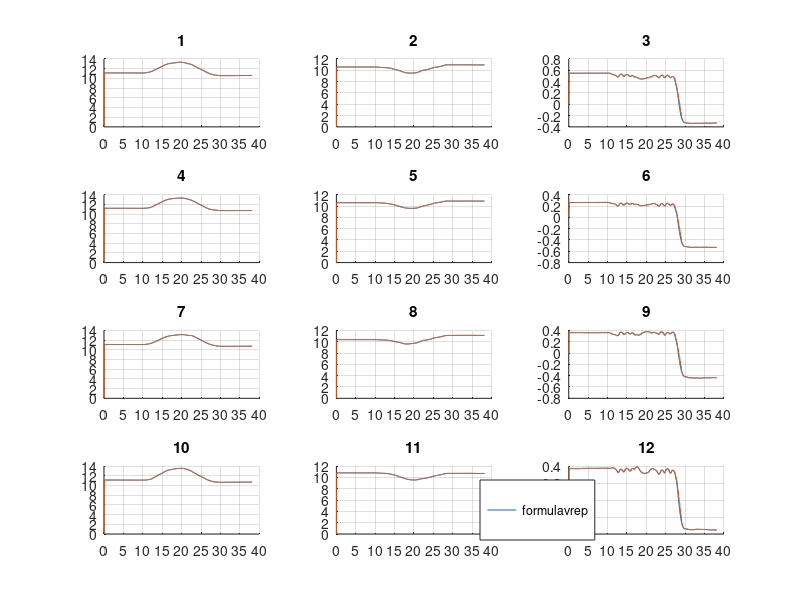
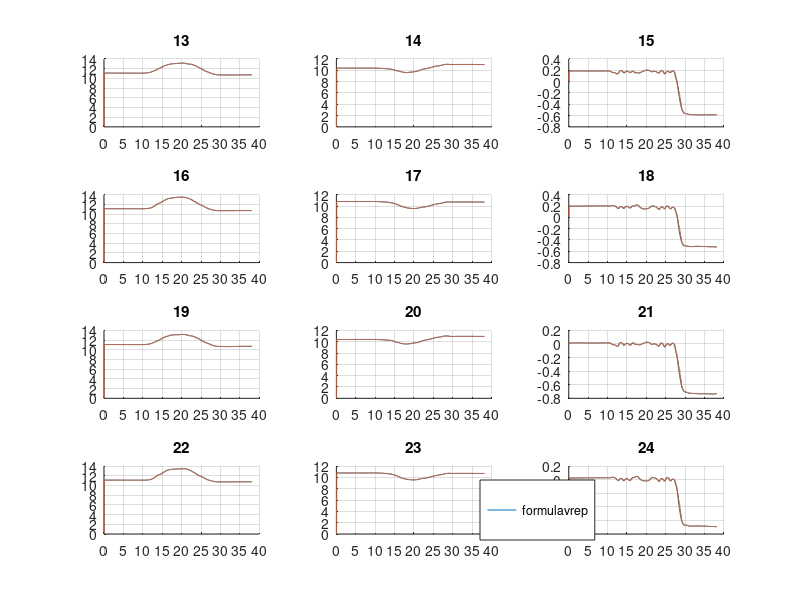
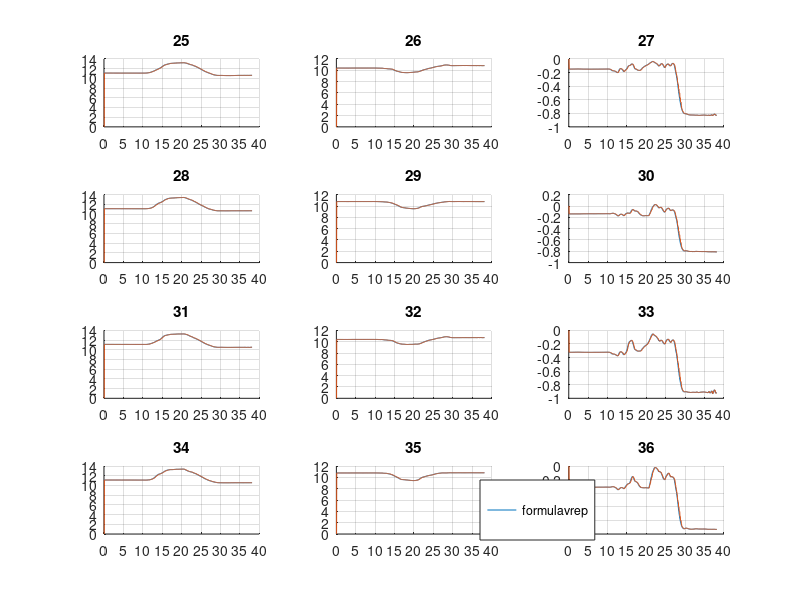
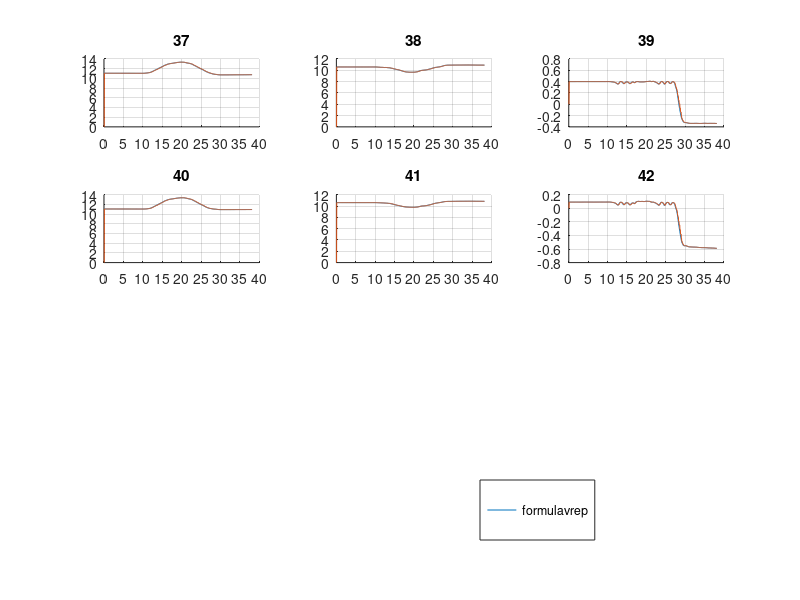

Recreate these plots in MATLAB, in order.
% clear all
% close all
% clc
cd /home/robot/workspaces/ur5_mpc_vrep
low = load('data_low.csv');

formula_human = low(6:end,273:314);
vrep_human = low(6:end,315:356);

%% Plot cposes
len = 100;
fig_1 = figure('Name', '1-4')
a=1;
subplot(4,3,a);
grid on;
hold on;
plot(formula_human(:,a));
plot(vrep_human(:,a));
title(int2str(a));
set(gca,'XTick',0:100:100*len);
set(gca,'XTickLabel',0:0.05*100:len*100*0.05);

a=a+1;
subplot(4,3,a);
grid on;
hold on;
plot(formula_human(:,a));
plot(vrep_human(:,a));
title(int2str(a));
set(gca,'XTick',0:100:100*len);
set(gca,'XTickLabel',0:0.05*100:len*100*0.05);
a=a+1;
subplot(4,3,a);
grid on;
hold on;
plot(formula_human(:,a));
plot(vrep_human(:,a));
title(int2str(a));
set(gca,'XTick',0:100:100*len);
set(gca,'XTickLabel',0:0.05*100:len*100*0.05);

% 4
a=a+1;
subplot(4,3,a);
grid on;
hold on;
plot(formula_human(:,a));
plot(vrep_human(:,a));
title(int2str(a));
set(gca,'XTick',0:100:100*len);
set(gca,'XTickLabel',0:0.05*100:len*100*0.05);

a=a+1;
subplot(4,3,a);
grid on;
hold on;
plot(formula_human(:,a));
plot(vrep_human(:,a));
title(int2str(a));
set(gca,'XTick',0:100:100*len);
set(gca,'XTickLabel',0:0.05*100:len*100*0.05);

a=a+1;
subplot(4,3,a);
grid on;
hold on;
plot(formula_human(:,a));
plot(vrep_human(:,a));
title(int2str(a));
set(gca,'XTick',0:100:100*len);
set(gca,'XTickLabel',0:0.05*100:len*100*0.05);

a=a+1;
subplot(4,3,a);
grid on;
hold on;
plot(formula_human(:,a));
plot(vrep_human(:,a));
title(int2str(a));
set(gca,'XTick',0:100:100*len);
set(gca,'XTickLabel',0:0.05*100:len*100*0.05);

a=a+1;
subplot(4,3,a);
grid on;
hold on;
plot(formula_human(:,a));
plot(vrep_human(:,a));
title(int2str(a));
set(gca,'XTick',0:100:100*len);
set(gca,'XTickLabel',0:0.05*100:len*100*0.05);

a=a+1;
subplot(4,3,a);
grid on;
hold on;
plot(formula_human(:,a));
plot(vrep_human(:,a));
title(int2str(a));
set(gca,'XTick',0:100:100*len);
set(gca,'XTickLabel',0:0.05*100:len*100*0.05);

a=a+1;
subplot(4,3,a);
grid on;
hold on;
plot(formula_human(:,a));
plot(vrep_human(:,a));
title(int2str(a));
set(gca,'XTick',0:100:100*len);
set(gca,'XTickLabel',0:0.05*100:len*100*0.05);

a=a+1;
subplot(4,3,a);
grid on;
hold on;
plot(formula_human(:,a));
plot(vrep_human(:,a));
title(int2str(a));
set(gca,'XTick',0:100:100*len);
set(gca,'XTickLabel',0:0.05*100:len*100*0.05);

a=a+1;
subplot(4,3,a);
grid on;
hold on;
l1 = plot(formula_human(:,a));
l2 = plot(vrep_human(:,a));
title(int2str(a));
set(gca,'XTick',0:100:100*len);
set(gca,'XTickLabel',0:0.05*100:len*100*0.05);

hL = legend([l1,l2],["formula", "vrep"]);
newPosition = [0.6 0.1 0.1 0.1];
newUnits = 'normalized';
set(hL,'Position', newPosition,'Units', newUnits);

fig_2 = figure('Name', '5-8');
a=a+1;
sh = a-1;
subplot(4,3,a-sh);
grid on;
hold on;
plot(formula_human(:,a));
plot(vrep_human(:,a));
title(int2str(a));
set(gca,'XTick',0:100:100*len);
set(gca,'XTickLabel',0:0.05*100:len*100*0.05);

a=a+1;
subplot(4,3,a-sh);
grid on;
hold on;
plot(formula_human(:,a));
plot(vrep_human(:,a));
title(int2str(a));
set(gca,'XTick',0:100:100*len);
set(gca,'XTickLabel',0:0.05*100:len*100*0.05);

a=a+1;
subplot(4,3,a-sh);
grid on;
hold on;
plot(formula_human(:,a));
plot(vrep_human(:,a));
title(int2str(a));
set(gca,'XTick',0:100:100*len);
set(gca,'XTickLabel',0:0.05*100:len*100*0.05);

a=a+1;
subplot(4,3,a-sh);
grid on;
hold on;
plot(formula_human(:,a));
plot(vrep_human(:,a));
title(int2str(a));
set(gca,'XTick',0:100:100*len);
set(gca,'XTickLabel',0:0.05*100:len*100*0.05);

a=a+1;
subplot(4,3,a-sh);
grid on;
hold on;
plot(formula_human(:,a));
plot(vrep_human(:,a));
title(int2str(a));
set(gca,'XTick',0:100:100*len);
set(gca,'XTickLabel',0:0.05*100:len*100*0.05);

a=a+1;
subplot(4,3,a-sh);
grid on;
hold on;
plot(formula_human(:,a));
plot(vrep_human(:,a));
title(int2str(a));
set(gca,'XTick',0:100:100*len);
set(gca,'XTickLabel',0:0.05*100:len*100*0.05);

a=a+1;
subplot(4,3,a-sh);
grid on;
hold on;
plot(formula_human(:,a));
plot(vrep_human(:,a));
title(int2str(a));
set(gca,'XTick',0:100:100*len);
set(gca,'XTickLabel',0:0.05*100:len*100*0.05);

a=a+1;
subplot(4,3,a-sh);
grid on;
hold on;
plot(formula_human(:,a));
plot(vrep_human(:,a));
title(int2str(a));
set(gca,'XTick',0:100:100*len);
set(gca,'XTickLabel',0:0.05*100:len*100*0.05);

a=a+1;
subplot(4,3,a-sh);
grid on;
hold on;
plot(formula_human(:,a));
plot(vrep_human(:,a));
title(int2str(a));
set(gca,'XTick',0:100:100*len);
set(gca,'XTickLabel',0:0.05*100:len*100*0.05);

a=a+1;
subplot(4,3,a-sh);
grid on;
hold on;
plot(formula_human(:,a));
plot(vrep_human(:,a));
title(int2str(a));
set(gca,'XTick',0:100:100*len);
set(gca,'XTickLabel',0:0.05*100:len*100*0.05);

a=a+1;
subplot(4,3,a-sh);
grid on;
hold on;
plot(formula_human(:,a));
plot(vrep_human(:,a));
title(int2str(a));
set(gca,'XTick',0:100:100*len);
set(gca,'XTickLabel',0:0.05*100:len*100*0.05);

a=a+1;
subplot(4,3,a-sh);
grid on;
hold on;
l1 = plot(formula_human(:,a));
l2 = plot(vrep_human(:,a));
title(int2str(a));
set(gca,'XTick',0:100:100*len);
set(gca,'XTickLabel',0:0.05*100:len*100*0.05);

hL = legend([l1,l2],["formula", "vrep"]);
newPosition = [0.6 0.1 0.1 0.1];
newUnits = 'normalized';
set(hL,'Position', newPosition,'Units', newUnits);

fig_3 = figure('Name', '25-37');
a=a+1;
sh = a-1;
subplot(4,3,a-sh);
grid on;
hold on;
plot(formula_human(:,a));
plot(vrep_human(:,a));
title(int2str(a));
set(gca,'XTick',0:100:100*len);
set(gca,'XTickLabel',0:0.05*100:len*100*0.05);

a=a+1;
subplot(4,3,a-sh);
grid on;
hold on;
plot(formula_human(:,a));
plot(vrep_human(:,a));
title(int2str(a));
set(gca,'XTick',0:100:100*len);
set(gca,'XTickLabel',0:0.05*100:len*100*0.05);

a=a+1;
subplot(4,3,a-sh);
grid on;
hold on;
plot(formula_human(:,a));
plot(vrep_human(:,a));
title(int2str(a));
set(gca,'XTick',0:100:100*len);
set(gca,'XTickLabel',0:0.05*100:len*100*0.05);

a=a+1;
subplot(4,3,a-sh);
grid on;
hold on;
plot(formula_human(:,a));
plot(vrep_human(:,a));
title(int2str(a));
set(gca,'XTick',0:100:100*len);
set(gca,'XTickLabel',0:0.05*100:len*100*0.05);

a=a+1;
subplot(4,3,a-sh);
grid on;
hold on;
plot(formula_human(:,a));
plot(vrep_human(:,a));
title(int2str(a));
set(gca,'XTick',0:100:100*len);
set(gca,'XTickLabel',0:0.05*100:len*100*0.05);

a=a+1;
subplot(4,3,a-sh);
grid on;
hold on;
plot(formula_human(:,a));
plot(vrep_human(:,a));
title(int2str(a));
set(gca,'XTick',0:100:100*len);
set(gca,'XTickLabel',0:0.05*100:len*100*0.05);

a=a+1;
subplot(4,3,a-sh);
grid on;
hold on;
plot(formula_human(:,a));
plot(vrep_human(:,a));
title(int2str(a));
set(gca,'XTick',0:100:100*len);
set(gca,'XTickLabel',0:0.05*100:len*100*0.05);


a=a+1;
subplot(4,3,a-sh);
grid on;
hold on;
plot(formula_human(:,a));
plot(vrep_human(:,a));
title(int2str(a));
set(gca,'XTick',0:100:100*len);
set(gca,'XTickLabel',0:0.05*100:len*100*0.05);


a=a+1;
subplot(4,3,a-sh);
grid on;
hold on;
plot(formula_human(:,a));
plot(vrep_human(:,a));
title(int2str(a));
set(gca,'XTick',0:100:100*len);
set(gca,'XTickLabel',0:0.05*100:len*100*0.05);


a=a+1;
subplot(4,3,a-sh);
grid on;
hold on;
plot(formula_human(:,a));
plot(vrep_human(:,a));
title(int2str(a));
set(gca,'XTick',0:100:100*len);
set(gca,'XTickLabel',0:0.05*100:len*100*0.05);


a=a+1;
subplot(4,3,a-sh);
grid on;
hold on;
plot(formula_human(:,a));
plot(vrep_human(:,a));
title(int2str(a));
set(gca,'XTick',0:100:100*len);
set(gca,'XTickLabel',0:0.05*100:len*100*0.05);


a=a+1;
subplot(4,3,a-sh);
grid on;
hold on;
l1 = plot(formula_human(:,a));
l2 = plot(vrep_human(:,a));
title(int2str(a));
set(gca,'XTick',0:100:100*len);
set(gca,'XTickLabel',0:0.05*100:len*100*0.05);

hL = legend([l1,l2],["formula", "vrep"]);
newPosition = [0.6 0.1 0.1 0.1];
newUnits = 'normalized';
set(hL,'Position', newPosition,'Units', newUnits);

fig_4 = figure('Name', '38-40');
a=a+1;
sh = a-1;
subplot(4,3,a-sh);
grid on;
hold on;
plot(formula_human(:,a));
plot(vrep_human(:,a));
title(int2str(a));
set(gca,'XTick',0:100:100*len);
set(gca,'XTickLabel',0:0.05*100:len*100*0.05);

a=a+1;
subplot(4,3,a-sh);
grid on;
hold on;
plot(formula_human(:,a));
plot(vrep_human(:,a));
title(int2str(a));
set(gca,'XTick',0:100:100*len);
set(gca,'XTickLabel',0:0.05*100:len*100*0.05);

a=a+1
subplot(4,3,a-sh);
grid on;
hold on;
plot(formula_human(:,a));
plot(vrep_human(:,a));
title(int2str(a));
set(gca,'XTick',0:100:100*len);
set(gca,'XTickLabel',0:0.05*100:len*100*0.05);

a=a+1;
subplot(4,3,a-sh);
grid on;
hold on;
plot(formula_human(:,a));
plot(vrep_human(:,a));
title(int2str(a));
set(gca,'XTick',0:100:100*len);
set(gca,'XTickLabel',0:0.05*100:len*100*0.05);

a=a+1;
subplot(4,3,a-sh);
grid on;
hold on;
plot(formula_human(:,a));
plot(vrep_human(:,a));
title(int2str(a));
set(gca,'XTick',0:100:100*len);
set(gca,'XTickLabel',0:0.05*100:len*100*0.05);

a=a+1;
subplot(4,3,a-sh);
grid on;
hold on;
l1=plot(formula_human(:,a));
l2=plot(vrep_human(:,a));
title(int2str(a));
set(gca,'XTick',0:100:100*len);
set(gca,'XTickLabel',0:0.05*100:len*100*0.05);

hL = legend([l1,l2],["formula", "vrep"]);
newPosition = [0.6 0.1 0.1 0.1];
newUnits = 'normalized';
set(hL,'Position', newPosition,'Units', newUnits);

